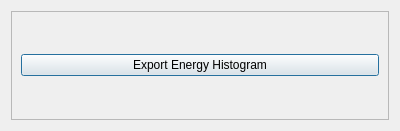
<?xml version="1.0" encoding="UTF-8"?>
<ui version="4.0">
 <class>Dialog</class>
 <widget class="QDialog" name="Dialog">
  <property name="geometry">
   <rect>
    <x>0</x>
    <y>0</y>
    <width>400</width>
    <height>131</height>
   </rect>
  </property>
  <property name="windowTitle">
   <string>Dialog</string>
  </property>
  <layout class="QVBoxLayout" name="verticalLayout_2">
   <item>
    <widget class="QFrame" name="frame">
     <property name="frameShape">
      <enum>QFrame::StyledPanel</enum>
     </property>
     <property name="frameShadow">
      <enum>QFrame::Raised</enum>
     </property>
     <layout class="QVBoxLayout" name="verticalLayout">
      <item>
       <widget class="QPushButton" name="energyHistButton">
        <property name="text">
         <string>Export Energy Histogram</string>
        </property>
       </widget>
      </item>
     </layout>
    </widget>
   </item>
  </layout>
 </widget>
 <resources/>
 <connections/>
</ui>
